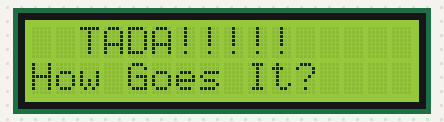
The sketch below on a simulated Arduino Uno, built with avr-gcc and run on an emulated ATmega328P. On the bench: 16×2 character LCD. Random numbers use the default seed unless the sketch sets one.

Above: at 3.1 s.
At 26.7 s:
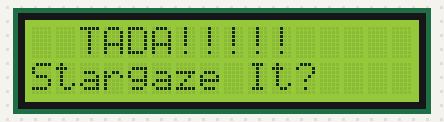
At 50.3 s:
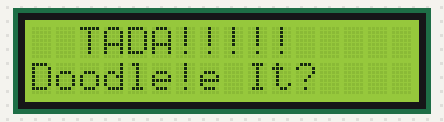
At 73.8 s:
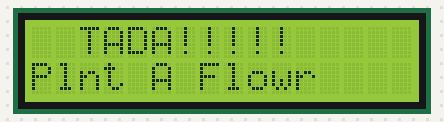
At 97.4 s:
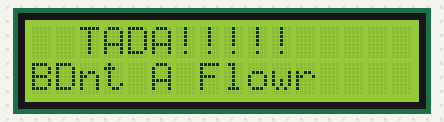
At 121.0 s:
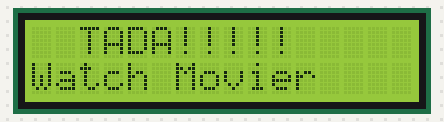

Measured:
- what the display in image 0 shows lasts 23.5 s, from 3.1 s to 26.6 s

The sketch:

KISS.ino
```cpp
/*
  +++++++++++++++++++++++++++++++++++++++++++++++++++++++++++++++++++++++++

   KISS Version 1.0

   Keep It Simple... Silly! Stay busy with these daily activity suggestions
   and greetings.

  +++++++++++++++++++++++++++++++++++++++++++++++++++++++++++++++++++++++++
*/

#include <LiquidCrystal.h>

LiquidCrystal lcd(0, 1, 10, 11, 12, 13);
const int LCDInterval = 500;
const int threeSeconds = 3000;
const int twentyFourHours = 86400000;
String todaysMessage = "";

void setup() {
   lcd.begin(16, 2); //Initialize LCD
   lcd.print("  Welcome!  "); //Display Welcome

   delay(threeSeconds); //Delay for 3 seconds
}

void loop() {
   dailyMessage();
   delay(twentyFourHours);
}

void dailyMessage() {
   setTodaysMessage();

   lcd.setCursor(0,0);
   lcd.print("  TADA!!!!!  ");
}

void setTodaysMessage() {
   lcd.setCursor(0,0);
   lcd.print("  Hooray??  ");

   //Not getting any further than this

   int randomNum = 0;
   String messages[] = {"Do Smthn New", "Take A Walk",
                 "Try Yoga",     "Take A Hike",  "Exercise 15m",
                 "Exercise 30m", "Go Swimming",  "Read A Book",
                 "Fancy Dinner", "Mini Golf",    "Bowling",
                 "Sing A Song",  "Play Playlst", "Card Game",
                 "Board Game",   "Go 2 Museum",  "Burger Night",
                 "Trivia Night", "Relax",        "Go Camping",
                 "Play Pinball", "Water Park!",  "Amusmnt Park",
 /*24,25,26*/    "Go To Arcade", "Laser Tag",    "Scvngr Hunt",
                 "Paint Canvas", "Doodle!",      "Tennis",
                 "Baseball",     "Basketball",   "Go To Gym",
                 "Go To Zoo",    "Drive RC Car", "Fly Drone",
                 "Kickball",     "Rollerblade",  "Mntn Bike",
                 "Ultmt Frsbee", "Bike Ride",    "Watch Movie",
                 "Make Music",   "Hum A Tune",   "State Fair",
                 "Corn Maze",    "Go Karting",   "Arts & Crfts",
 /*48,49,50*/    "Bake!",        "Video Games",  "Host Party",
                 "Resrch Topic", "Gardening",    "Plnt A Flowr",
                 "Reorg House",  "Fnd New Hbby", "Puzzle",
                 "Host BBQ",     "Eat Outside",  "Paint By #",
                 "Clean Home",   "Pillow Fort",  "Crdbrd House",
                 "Blow Bubbles", "Hide & Seek",  "Bird Feeder",
                 "Hopscotch",    "Wash Car",     "Shopping",
                 "Paint Rocks",  "Explore",      "Take Pics",
                 "Sidewlk Chlk", "Watch Sunset", "Magic Tricks",
 /*75,76,77*/    "Paper Planes", "PlayDough",    "Marbles!",
                 "Make Bouquet", "Stargaze",     "Bath Bomb",
                 "Take A Bath",  "Watch Clouds"}; //82

   String greetings[] = {"Hi There!", "Howdy!",
                 "Good Day!",    "Nice 2 C U!",  "What's New?",
                 "How Goes It?", "Greetings!",   "Salutations!",
                 "What's Up?",   "Hey!",         "Hello!",
                 "How Are You?", "Feeling Gud?", "Good 2 C U!",
                 "Great 2 C U!", "Lk Who It Is", "Hey, Boo!",
                 "There They R", "Whts happnin", "Oi!",
                 "Hola!",        "Que Tal?",     "Ciao!",
 /*24,25,26*/    "Salut!",       "Hallo!",       "Namaste!",
                 ":)",           ":D"            "Xin Chao!",
                 "Ni Hao!",      "BD",           "B)",
                 ":v",           ":}",           ":>",
                 "Meow!",        "Woof!",        "Chirp!",
                 "Hej!",         "Bonjour!",     "Halo!",
                 "Guten Tag!",   "Buon Giorno!", "Salve!",
                 "Moien!",       "Ola!",         "Helo!",
 /*48,49,50*/    "Shalom!",      "Aloha!",       "Hi!",
                 "How're You?",  "How's Life?",  "Been A While",
                 "Crocodile!",   "Alligator",    "C U L8R!",
                 "Yo!",          "Suh!",         "Wassup?",
                 "Sup?",         "Asuh!",        "G\'day Mate!",
                 "Hiya!",        ":-)",          ":]",
                 ":-]",          ":-3",          ":3",
                 ":->",          "8)",           "8-)",
                 ":-}",          ":o)",          ":c)",
 /*75,76,77*/    ":^)",          "=)",           "=]",
                 ":-D",          "8-D",          "XD",
                 "X-D",          "=D",           "=3",
                 "B^)",          "B^D",          ":,-)",
                 ":,)",          ":,-D",         ":,D",
                 "O:)",          "O:-)",         "O:D",
                 "O:-D",         ";-)",          ";)",
                 ";D",           ";D",           "<3",
                 "<3 <3",        "<3 <3 <3",     "<3 <3 <3 <3"};//101

   lcd.setCursor(0,0);
   lcd.print("  Hooray!!  ");


   randomNum = random(2);
   if(randomNum == 0){
      randomNum = random(83);
      todaysMessage = messages[randomNum];

      lcd.setCursor(0, 0);
      lcd.print("To Do Today:");
   } else {
      randomNum = random(102);
      todaysMessage = greetings[randomNum];

      lcd.setCursor(0, 0);
      lcd.print(todaysMessage);

      randomNum = random(102);
      todaysMessage = greetings[randomNum];
   }

   lcd.setCursor(0, 1);
   lcd.print(todaysMessage);
}
```
